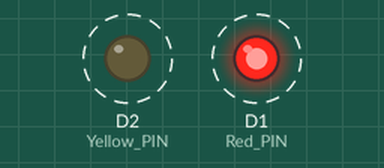
Bench run of a sketch on a simulated ESP8266 (NodeMCU). Shown: output pins drawn as LEDs (lit = HIGH). Dashed ring = blinking. What the sketch prints to the serial monitor is not drawn.

Above: at 0.2 s.
Timing chart, 0 to 4.6 s (numbered marks = the images above):
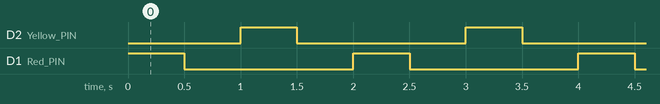

The sketch:

1LED_Blink.ino
```cpp
#define Red_PIN D1
#define Yellow_PIN D2

void setup() {
  // put your setup code here, to run once:
  pinMode(Red_PIN, OUTPUT);
  pinMode(Yellow_PIN, OUTPUT);
  Serial.begin(9600);
}

void loop() {
  // put your main code here, to run repeatedly:
  // Red PIN
  digitalWrite(Red_PIN, HIGH);
  Serial.println("Red LED ON");
  delay(500);
  digitalWrite(Red_PIN, LOW);
  Serial.println("Red LED OFF");
  delay(500);

  // Yellow PIN
  digitalWrite(Yellow_PIN, HIGH);
  Serial.println("Yellow LED ON");
  delay(500);
  digitalWrite(Yellow_PIN, LOW);
  Serial.println("Yellow LED OFF");
  delay(500);

}
```

Measured:
- by itself, D2 (Yellow_PIN), D1 (Red_PIN): alternates HIGH for 0.50 s and LOW for 1.5 s
- by itself, everything shown: repeats every 2.0 s, in 4 steps
